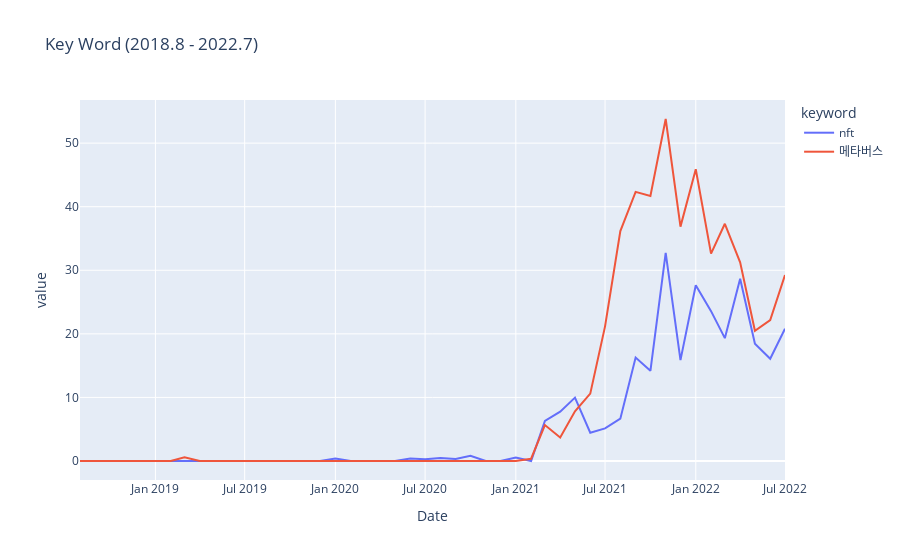

This figure's notebook cell:
### Code cell
srch_wrd = ['nft','메타버스']
# 꺽은선 그래프
df3 = Df4plot(df_ks,srch_wrd)
fig = px.line(
    df3, x="Date", y='value', color="keyword", title="Key Word (2018.8 - 2022.7)"
)
fig.show()
